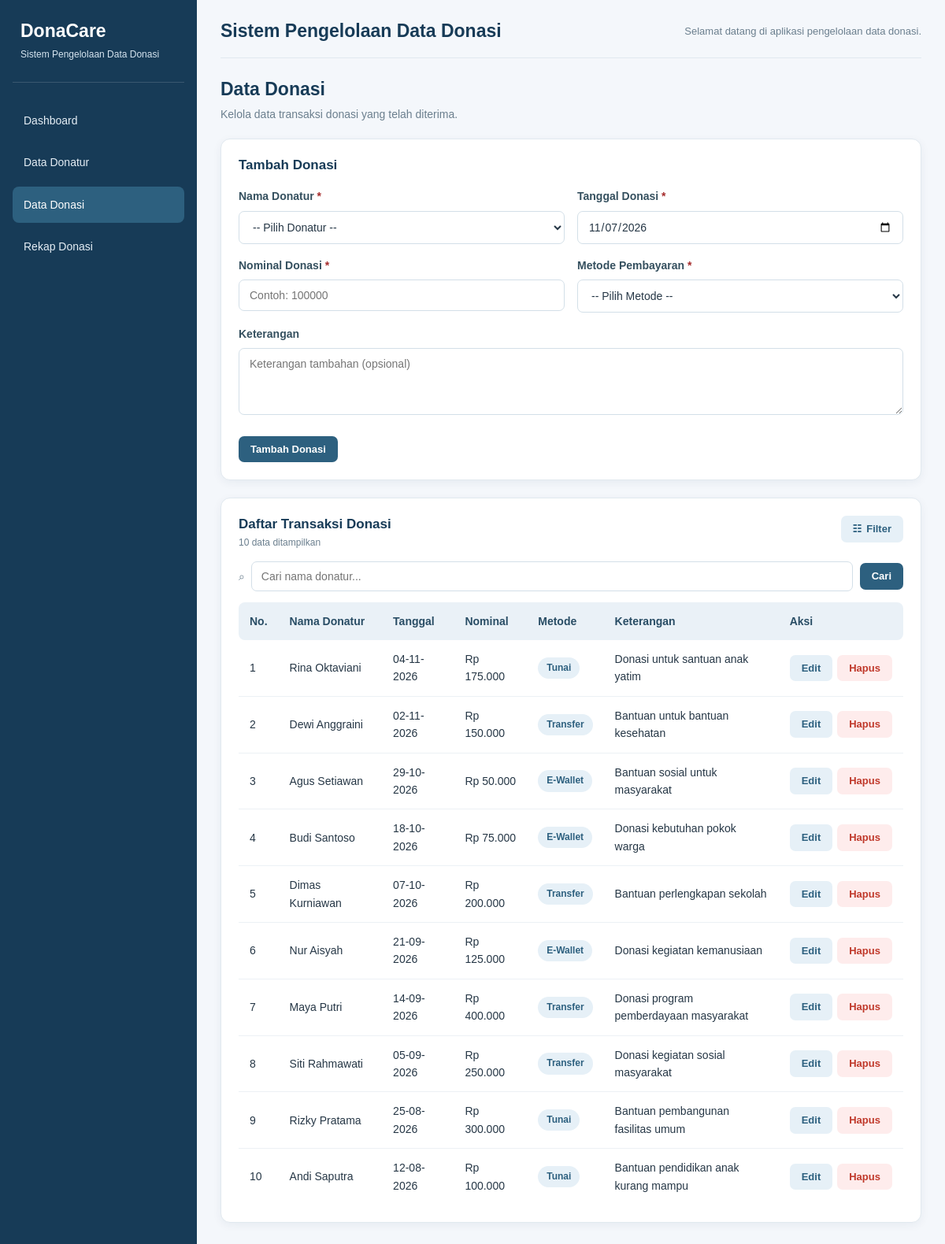
/index.php?page=donasi, run on the app's committed database.
### tables this page shows
CREATE TABLE `donasi` (
  `id_donasi` int(11) NOT NULL,
  `id_donatur` int(11) NOT NULL,
  `tanggal_donasi` date NOT NULL,
  `nominal` decimal(12,2) NOT NULL,
  `metode_pembayaran` varchar(30) NOT NULL,
  `keterangan` text DEFAULT NULL,
  `created_at` timestamp NOT NULL DEFAULT current_timestamp()
);

CREATE TABLE `donatur` (
  `id_donatur` int(11) NOT NULL,
  `nama_donatur` varchar(100) NOT NULL,
  `kontak` varchar(15) NOT NULL,
  `catatan` text DEFAULT NULL,
  `created_at` timestamp NOT NULL DEFAULT current_timestamp(),
  `updated_at` timestamp NOT NULL DEFAULT current_timestamp() ON UPDATE current_timestamp()
);

### pages/donasi.php (the view, shortened to what this page needs)
<?php
$daftarDonatur = $pdo->query(
    "SELECT id_donatur, nama_donatur FROM donatur ORDER BY nama_donatur ASC"
)->fetchAll(PDO::FETCH_ASSOC);
$editData = null;
$cari = trim($_GET['cari'] ?? '');
$sql = "SELECT donasi.*, donatur.nama_donatur
        FROM donasi
        JOIN donatur ON donasi.id_donatur = donatur.id_donatur
        WHERE 1=1";
$params = [];
$sql .= " ORDER BY donasi.tanggal_donasi DESC, donasi.id_donasi DESC";
$stmt = $pdo->prepare($sql);
$stmt->execute($params);
$daftarDonasi = $stmt->fetchAll(PDO::FETCH_ASSOC);
function aman($nilai) {
    return htmlspecialchars((string)($nilai ?? ''), ENT_QUOTES, 'UTF-8');
}
?>
<div class="donasi-page">
    <div class="donasi-heading">
        <div>
            <h2>Data Donasi</h2>
            <p>Kelola data transaksi donasi yang telah diterima.</p>
        </div>
    </div>
    <div class="donasi-panel">
        <h3><?= $editData ? 'Edit Data Donasi' : 'Tambah Donasi' ?></h3>
        <?php if (count($daftarDonatur) === 0): ?>
            <p class="donasi-empty">
                Belum ada data donatur. Tambahkan data donatur terlebih dahulu.
            </p>
        <?php else: ?>
            <form method="POST" action="index.php?page=donasi" class="donasi-form">
                <div class="donasi-form-grid">
                    <div class="donasi-field">
                        <label>Nama Donatur <span>*</span></label>
                        <select name="id_donatur" required>
                            <option value="">-- Pilih Donatur --</option>
                        </select>
                    </div>
                    <div class="donasi-field">
                        <label>Tanggal Donasi <span>*</span></label>
                        <input
                            type="date"
                            name="tanggal_donasi"
                            max="<?= date('Y-m-d') ?>"
                            value="<?= aman($editData['tanggal_donasi'] ?? date('Y-m-d')) ?>"
                            required
                        >
                    </div>
                    <div class="donasi-field">
                        <label>Nominal Donasi <span>*</span></label>
                        <input
                            type="number"
                            name="nominal"
                            min="1"
                            step="0.01"
                            placeholder="Contoh: 100000"
                            value="<?= aman($editData['nominal'] ?? '') ?>"
                            required
                        >
                    </div>
                    <div class="donasi-field">
                        <label>Metode Pembayaran <span>*</span></label>
                        <select name="metode_pembayaran" required>
                            <option value="">-- Pilih Metode --</option>
                        </select>
                    </div>
                    <div class="donasi-field donasi-field-full">
                        <label>Keterangan</label>
                        <textarea
                            name="keterangan"
                            rows="3"
                            placeholder="Keterangan tambahan (opsional)"
                        ><?= aman($editData['keterangan'] ?? '') ?></textarea>
                    </div>
                </div>
                <div class="donasi-form-actions">
                    <button type="submit" class="donasi-btn donasi-btn-primary">
                        <?= $editData ? 'Simpan Perubahan' : 'Tambah Donasi' ?>
                    </button>
                </div>
            </form>
        <?php endif; ?>
    </div>
    <div class="donasi-panel">
        <div class="donasi-table-heading">
            <div>
                <h3>Daftar Transaksi Donasi</h3>
                <p><?= count($daftarDonasi) ?> data ditampilkan</p>
            </div>
            <button
                type="button"
                class="donasi-btn donasi-btn-filter"
                onclick="bukaFilter()"
            >
                <span>☷</span> Filter
            </button>
        </div>
        <form method="GET" action="index.php" class="donasi-search-form">
            <div class="donasi-search-box">
                <span>⌕</span>
                <input
                    type="text"
                    name="cari"
                    placeholder="Cari nama donatur..."
                    value="<?= aman($cari) ?>"
                >
            </div>
            <button type="submit" class="donasi-btn donasi-btn-primary">
                Cari
            </button>
        </form>
        <div class="donasi-table-wrapper">
            <table class="donasi-table">
                <thead>
                    <tr>
                        <th>No.</th>
                        <th>Nama Donatur</th>
                        <th>Tanggal</th>
                        <th>Nominal</th>
                        <th>Metode</th>
                        <th>Keterangan</th>
                        <th>Aksi</th>
                    </tr>
                </thead>
                <tbody>
                    <?php if (count($daftarDonasi) > 0): ?>
                        <?php $no = 1; ?>
                        <?php foreach ($daftarDonasi as $donasi): ?>
                            <tr>
                                <td><?= $no++ ?></td>
                                <td><?= aman($donasi['nama_donatur']) ?></td>
                                <td>
                                    <?= date('d-m-Y', strtotime($donasi['tanggal_donasi'])) ?>
                                </td>
                                <td>
                                    Rp <?= number_format((float)$donasi['nominal'], 0, ',', '.') ?>
                                </td>
                                <td>
                                    <span class="donasi-method">
                                        <?= aman($donasi['metode_pembayaran']) ?>
                                    </span>
                                </td>
                                <td><?= aman($donasi['keterangan'] ?: '-') ?></td>
                                <td>
                                    <div class="donasi-action-group">
                                        <a
                                            href="index.php?page=donasi&edit=<?= aman($donasi['id_donasi']) ?>"
                                            class="donasi-action-edit"
                                        >
                                            Edit
                                        </a>
                                        <form
                                            method="POST"
                                            action="index.php?page=donasi"
                                            onsubmit="return confirm('Yakin ingin menghapus data donasi ini?')"
                                        >
                                            <button type="submit" class="donasi-action-delete">
                                                Hapus
                                            </button>
                                        </form>
                                    </div>
                                </td>
                            </tr>
                        <?php endforeach; ?>
                    <?php endif; ?>
                </tbody>
            </table>
        </div>
    </div>
</div>

### assets/css/style.css (style rules this page uses)
:root { --primary: #2d607f; --primary-dark: #234d68; --navy: #173b57; --tint: #e6f0f7; --tint-soft: #f2f7fb; --tint-hover: #d5e6f2; --border: #e1e9ef; --bg: #f4f7fb; --text: #263746; --muted: #6b7f8e; --th-bg: #eaf1f7; --th-text: #294d65; --success-bg: #e8f5ed; --success-text: #17633b; --success-border: #c9e8d2; --danger-bg: #fff0f0; --danger-text: #a52c2c; --danger-border: #f2cccc; --radius: 12px; --shadow: 0 3px 12px rgba(23, 59, 87, .06); --sidebar-w: 250px; }
* { margin: 0; padding: 0; box-sizing: border-box; }
body { font-family: Arial, Helvetica, sans-serif; background: var(--bg); color: var(--text); font-size: 14px; line-height: 1.6; }
a { text-decoration: none; color: inherit; }
button, input, select, textarea { font-family: inherit; font-size: inherit; }
button { cursor: pointer; }
h1, h2, h3, h4 { line-height: 1.3; }
.content > h2, .donasi-heading h2, .rekap-heading h2 { color: var(--navy); font-size: 23px; margin-bottom: 5px; }
.content > p, .donasi-heading p, .rekap-heading p { color: var(--muted); margin-bottom: 20px; }
.donasi-heading, .rekap-heading { margin-bottom: 20px; }
.donasi-heading p, .rekap-heading p { margin-bottom: 0; }
.panel, .donasi-panel, .rekap-panel, .dashboard-panel { background: #fff; border: 1px solid var(--border); border-radius: var(--radius); padding: 22px; margin-bottom: 22px; box-shadow: var(--shadow); min-width: 0; }
.panel h3, .donasi-panel h3 { color: var(--navy); margin-bottom: 17px; font-size: 17px; }
.form-group label, .donasi-field label { display: block; font-weight: 600; margin-bottom: 7px; color: #35505f; }
.form-group input, .form-group textarea, .form-group select, .donasi-field input, .donasi-field select, .donasi-field textarea, .donasi-search-box input { width: 100%; padding: 11px 13px; border: 1px solid #d3dfe8; border-radius: 7px; background: #fff; color: var(--text); outline: none; }
.form-group textarea, .donasi-field textarea { min-height: 90px; resize: vertical; }
.donasi-field span { color: var(--danger-text); }
.btn-primary, .btn-secondary, .btn-edit, .btn-delete, .donasi-btn, .donasi-action-edit, .donasi-action-delete { display: inline-flex; align-items: center; justify-content: center; gap: 6px; padding: 9px 15px; border: 0; border-radius: 7px; font-size: 13px; font-weight: 600; line-height: 1.2; transition: background .2s; }
.btn-primary, .donasi-btn-primary { background: var(--primary); color: #fff; }
.btn-edit, .donasi-action-edit, .donasi-btn-filter { background: var(--tint); color: var(--primary); }
.btn-delete, .donasi-action-delete { background: #feecec; color: #c0392b; }
.table-responsive, .donasi-table-wrapper, .rekap-table-wrap, .dashboard-table-wrapper { width: 100%; overflow-x: auto; }
table { width: 100%; border-collapse: collapse; }
table th { background: var(--th-bg); color: var(--th-text); font-weight: 600; text-align: left; padding: 13px 14px; white-space: nowrap; }
table td { padding: 13px 14px; border-bottom: 1px solid #ecf1f5; vertical-align: middle; }
table tbody tr:last-child td { border-bottom: 0; }
table th:first-child { border-radius: 8px 0 0 8px; }
table th:last-child { border-radius: 0 8px 8px 0; }
.donasi-table { min-width: 800px; }
.action-cell, .donasi-action-group { display: flex; align-items: center; gap: 6px; white-space: nowrap; }
.action-cell form, .donasi-action-group form { display: inline; margin: 0; }
.donasi-method, .dashboard-method-badge, .rekap-method-badge { display: inline-block; background: var(--tint); color: var(--primary); padding: 4px 11px; border-radius: 20px; font-size: 12px; font-weight: 600; }
.dashboard-page, .rekap-page, .donasi-page { width: 100%; }
.donasi-form-grid { display: grid; grid-template-columns: 1fr 1fr; gap: 0 16px; }
.donasi-field { margin-bottom: 16px; }
.donasi-field-full { grid-column: 1 / -1; }
.donasi-field textarea { min-height: 85px; }
.donasi-form-actions { display: flex; gap: 9px; flex-wrap: wrap; margin-top: 4px; }
.donasi-table-heading { display: flex; justify-content: space-between; align-items: flex-start; gap: 12px; flex-wrap: wrap; margin-bottom: 14px; }
.donasi-table-heading h3 { margin-bottom: 2px; }
.donasi-table-heading p { color: var(--muted); font-size: 12px; }
.donasi-btn-filter { position: relative; }
.donasi-search-form { display: flex; align-items: center; gap: 9px; margin-bottom: 14px; }
.donasi-search-box { display: flex; align-items: center; gap: 8px; flex: 1; min-width: 0; color: var(--muted); }
.donasi-search-box input { padding: 10px 12px; }

### data on the page
donasi: id_donatur.nama_donatur "Rina Oktaviani", tanggal_donasi "04-11-2026", nominal "175.000", metode_pembayaran "Tunai", keterangan "Donasi untuk santuan anak yatim"
donasi: id_donatur.nama_donatur "Dewi Anggraini", tanggal_donasi "02-11-2026", nominal "150.000", metode_pembayaran "Transfer", keterangan "Bantuan untuk bantuan kesehatan"
donasi: id_donatur.nama_donatur "Agus Setiawan", tanggal_donasi "29-10-2026", nominal "50.000", metode_pembayaran "E-Wallet", keterangan "Bantuan sosial untuk masyarakat"
donasi: id_donatur.nama_donatur "Budi Santoso", tanggal_donasi "18-10-2026", nominal "75.000", metode_pembayaran "E-Wallet", keterangan "Donasi kebutuhan pokok warga"
donasi: id_donatur.nama_donatur "Dimas Kurniawan", tanggal_donasi "07-10-2026", nominal "200.000", metode_pembayaran "Transfer", keterangan "Bantuan perlengkapan sekolah"
donasi: id_donatur.nama_donatur "Nur Aisyah", tanggal_donasi "21-09-2026", nominal "125.000", metode_pembayaran "E-Wallet", keterangan "Donasi kegiatan kemanusiaan"
donasi: id_donatur.nama_donatur "Maya Putri", tanggal_donasi "14-09-2026", nominal "400.000", metode_pembayaran "Transfer", keterangan "Donasi program pemberdayaan masyarakat"
donasi: id_donatur.nama_donatur "Siti Rahmawati", tanggal_donasi "05-09-2026", nominal "250.000", metode_pembayaran "Transfer", keterangan "Donasi kegiatan sosial masyarakat"
donasi: id_donatur.nama_donatur "Rizky Pratama", tanggal_donasi "25-08-2026", nominal "300.000", metode_pembayaran "Tunai", keterangan "Bantuan pembangunan fasilitas umum"
donasi: id_donatur.nama_donatur "Andi Saputra", tanggal_donasi "12-08-2026", nominal "100.000", metode_pembayaran "Tunai", keterangan "Bantuan pendidikan anak kurang mampu"

### other printed values
count($daftarDonasi) "10"
